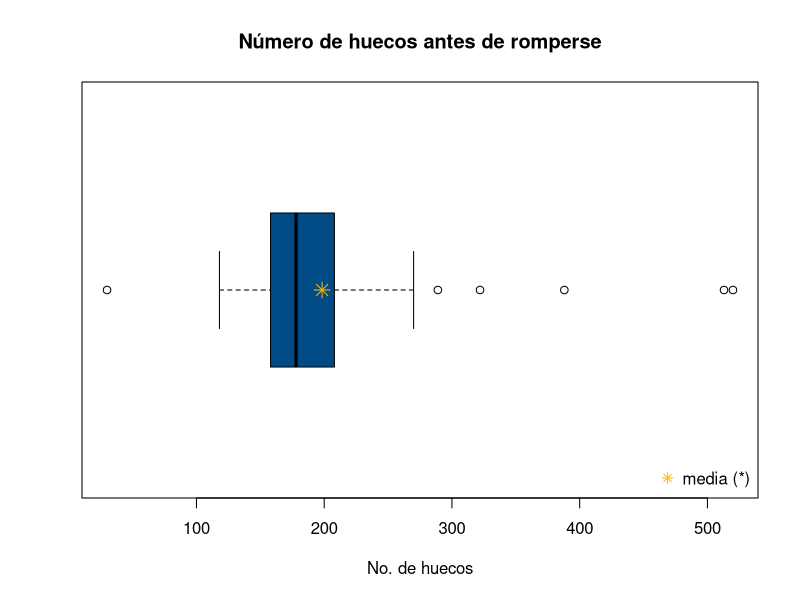

This figure's R source:
## ---- chunk 1
#| label: fig-boxplot-brocas
#| fig-cap: "Boxplot de la duración de 49 brocas (Contento Rubio)"
duracion <- c(30,118,120,123,125,127,130,136,139,141,155,156,158,159,
              160,160,161,168,170,171,172,174,175,178,178,177,184,185,
              187,191,191,194,197,199,201,206,208,210,211,217,248,263,
              265,270,289,322,388,513,520)

boxplot(duracion, horizontal = TRUE, col = "#004B85",
        main = "Número de huecos antes de romperse", xlab = "No. de huecos")
points(mean(duracion), 1, pch = 8, col = "#FFB903", cex = 1.5)
legend("bottomright", legend = "media (*)", pch = 8, col = "#FFB903", bty = "n")
